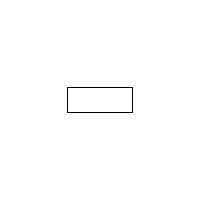
Frame 1 (no input)
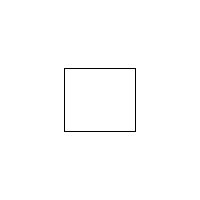
Frame 60 (the mouse pressed at the canvas centre just before this capture)
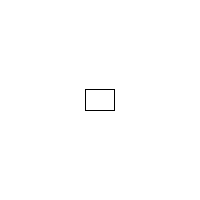
Frame 120 (the mouse held since frame 60 and released just before this capture)

The Processing sketch that drew these frames (run headless with seeded random() and noise(); from frame 60 on, the mouse is pressed at the canvas centre):

// Processing sketch: squarerandom
// ── squarerandom.pde
void setup(){
  size(200,200);
  frameRate(5);
}

void draw(){
  background(255);
  randomRect();
}

void randomRect(){
  rectMode(CENTER);
  rect(width/2,height/2,random(0,width/2),random(0,height/2));

}
